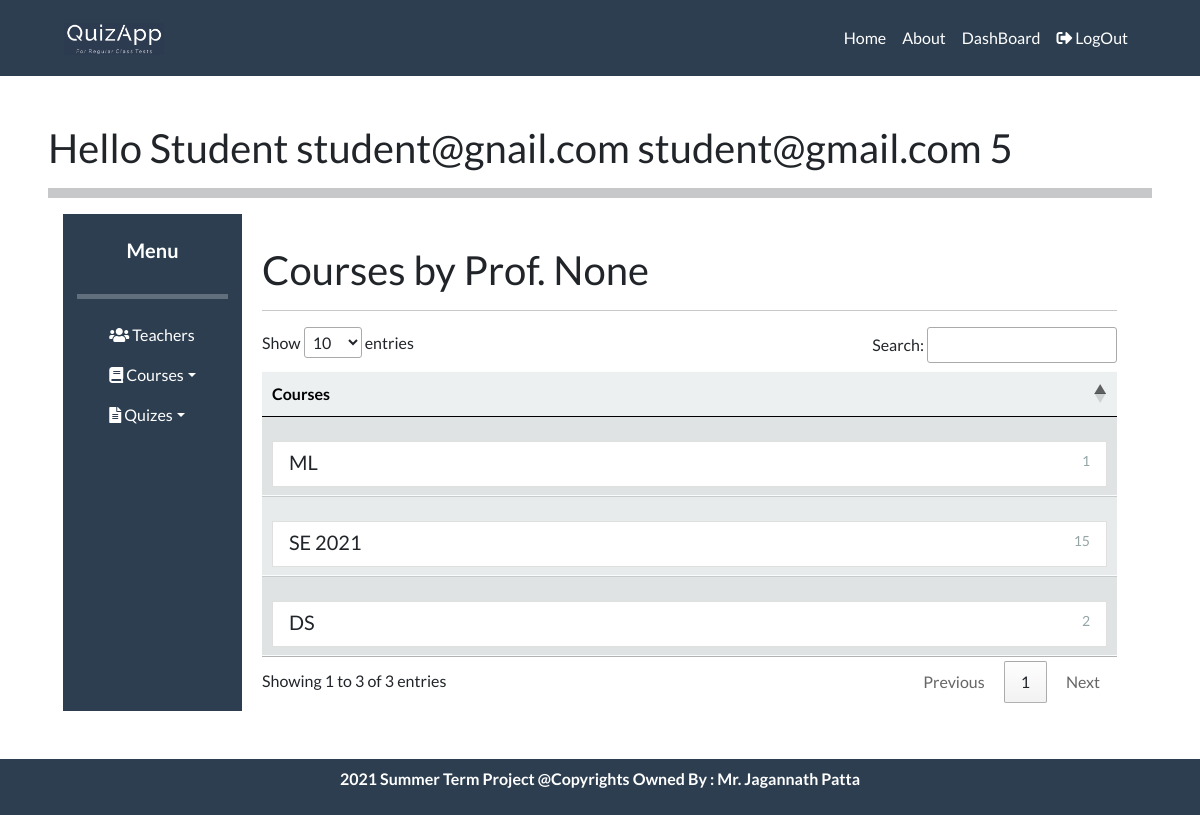
/student/teacher?id=4 (signed in), run on the app's committed database.
### tables this page shows
CREATE TABLE "Course" (
	"course_id"	INTEGER NOT NULL PRIMARY KEY AUTOINCREMENT UNIQUE,
	"teacher_id"	INTEGER NOT NULL,
	"course_name"	TEXT NOT NULL,
	"enrollment_key"	TEXT DEFAULT 1234,
	FOREIGN KEY("teacher_id") REFERENCES "Teacher"("teacher_id") ON DELETE CASCADE,
	UNIQUE("teacher_id","course_name")
);

### Student/views.py (the view)
def Teacher():
    page = check_user("/studentSite/teacher.html")
    if len(page) > 1:
        return render_template(page[0] , msg = page[1])
    else:
        conn = sqlite3.connect("DataBase/quizAppDataBase.db")
        cursor = conn.cursor()
        id = request.args.get('id',type = int)
        name = request.args.get('name', type = str)
        courses = cursor.execute("SELECT COURSE_ID , COURSE_NAME , TEACHER_ID from COURSE WHERE TEACHER_ID = ?" , ( id,)).fetchall()
        cursor.close()
        conn.close()
        return render_template(page[0] , teacher = [id , name] , courses = courses )

### Student/views.py (called while the page is built)
def check_user(page):
    if session.get("email"):
        if session.get("user_role") == 'S':
            return [page]
        else:
            return [page , "You Don't have these previlages." ]
    else:
        return ['login.html']

### templates/studentSite/teacher.html (shortened to what this page needs)
{% extends "/studentSite/studentHome.html" %}
{% block body %}
<div class="p-sm-2">
    <h2> Courses by Prof. {{teacher[1]}} </h2>
    <hr>
    <table id='tab' class="display table responsive table-hover">
        <thead>
            <tr class="table-light">
              <th scope="col"> Courses </th>
            </tr>
          </thead>
        <tbody>
            {% for  course in  courses: %}
          <tr class="table-light">
            <td>
                {% if course in session['courses'] : %}
                <a href="/student/course?id={{course[0]}}&name={{course[1]}}&tid={{course[2]}}" class="mt-3 list-group-item list-group-item-action flex-column align-items-start active">
                    <div class="d-flex w-100 justify-content-between">
                      <h5 class="mb-1"> {{course[1] }} </h5>
                      <small> {{course[0]}} </small>
                    </div>
                    <!-- <p class="mb-1">Donec id elit non mi porta gravida at eget metus. Maecenas sed diam eget risus varius blandit.</p>
                    <small>Donec id elit non mi porta.</small> -->
                  </a>
                {% else %}
                    <a href="/student/course?id={{course[0]}}&name={{course[1]}}&tid={{course[2]}}" class="mt-3 list-group-item list-group-item-action flex-column align-items-start">
                        <div class="d-flex w-100 justify-content-between">
                            <h5 class="mb-1"> {{course[1] }}</h5>
                            <small class="text-muted">{{course[0]}}</small>
                        </div>
                    </a>
                {% endif %}
            </td>
          </tr>
          {% endfor %}
        </tbody>
    </table>
</div>
{% endblock %}

### data on the page
Course: course_name "DS", course_id "2"
Course: course_name "ML", course_id "1"
Course: course_name "SE 2021", course_id "15"

### other printed values
{{ session['username'] }} "student@gnail.com"
{{ session['email'] }} "student@gmail.com"
{{ session['role_id'] }} "5"
{{ teacher[1] }} "None"
